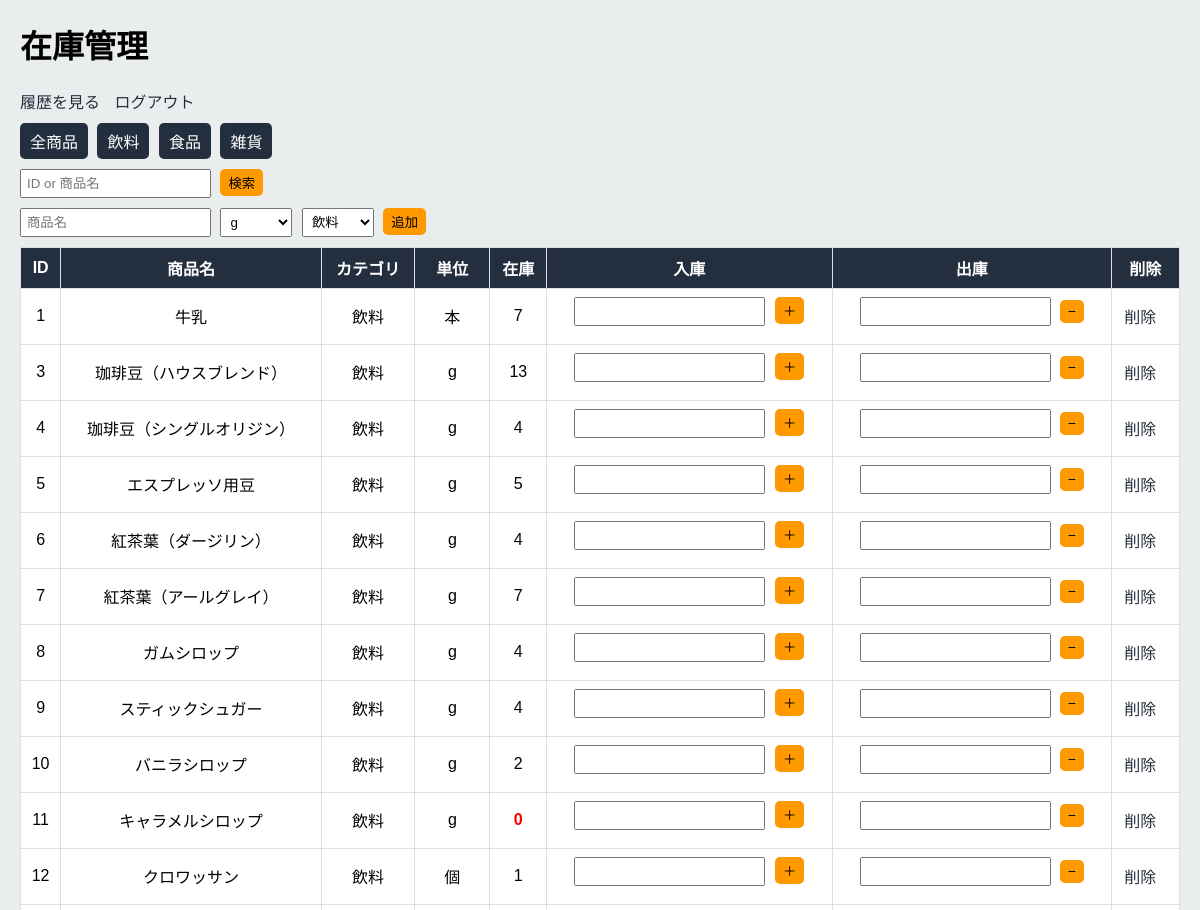
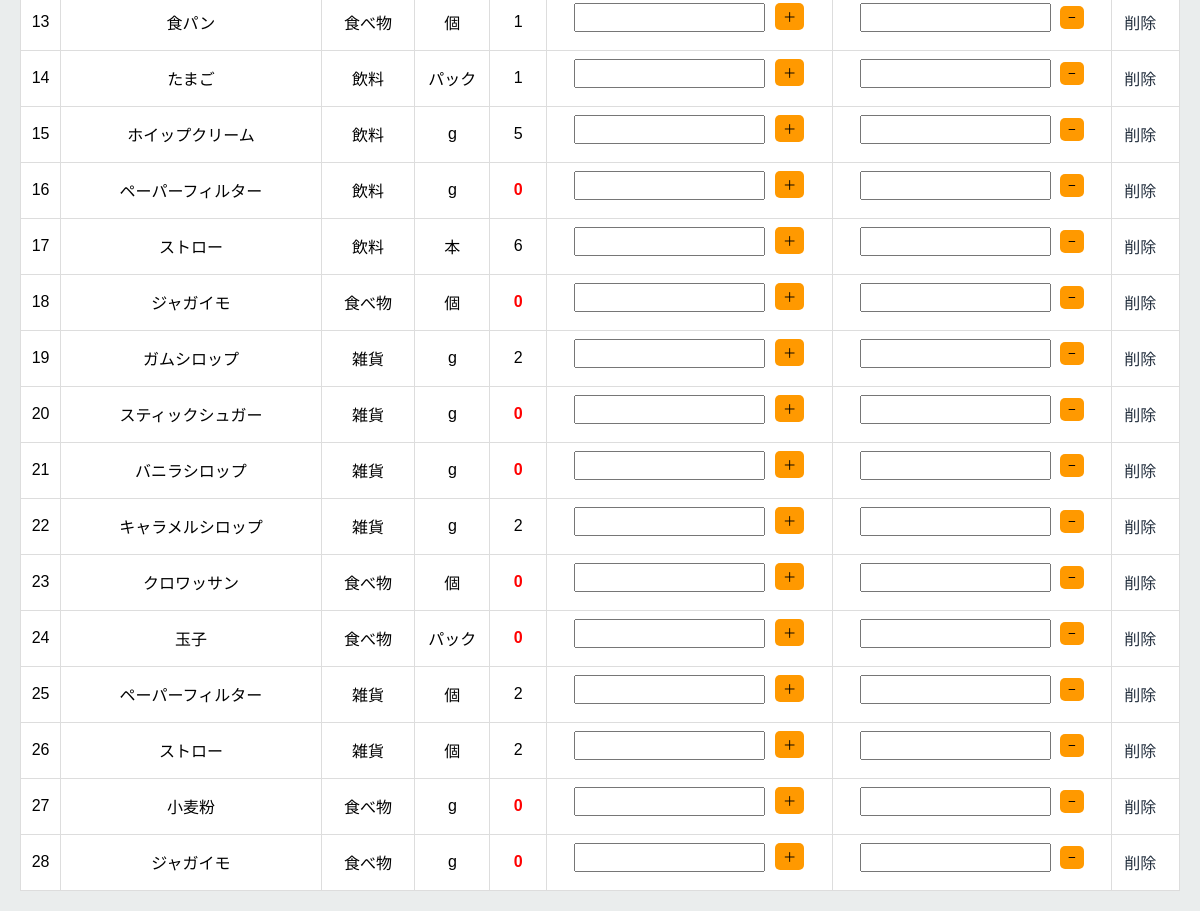
The page / on the database its author committed (2 pictures, top to bottom).
### tables this page shows
CREATE TABLE products (
    id INTEGER PRIMARY KEY AUTOINCREMENT,
    name TEXT NOT NULL,
    unit_id INTEGER,
    stock INTEGER DEFAULT 0, deleted INTEGER DEFAULT 0, category_id INTEGER,
    FOREIGN KEY (unit_id) REFERENCES units(id)
);

CREATE TABLE categories (
    id INTEGER PRIMARY KEY AUTOINCREMENT,
    name TEXT NOT NULL
);

CREATE TABLE units (
    id INTEGER PRIMARY KEY AUTOINCREMENT,
    name TEXT NOT NULL
);

### app.py (the view, shortened to what this page needs)
@app.route("/")
def home():
    category = request.args.get("category", "all")
    keyword = request.args.get("keyword", "").strip()
    conn = get_db()
    try:
        sql = """
        SELECT
            products.id,
            products.name,
            products.stock,
            products.category_id,
            categories.name AS category_name,
            units.name AS unit_name
        FROM products
        LEFT JOIN categories ON products.category_id = categories.id
        LEFT JOIN units ON products.unit_id = units.id
        WHERE 1=1
        """
        params = []
        products = conn.execute(sql, params).fetchall()
        units = conn.execute("SELECT * FROM units").fetchall()
        categories = conn.execute("SELECT * FROM categories").fetchall()
    except Exception as e:
        print("HOME ERROR:", e)
        products = []
        units = []
        categories = []
    finally:
        conn.close()
    return render_template(
        "inventory.html",
        products=products,
        units=units,
        categories=categories,
        keyword=keyword,
        category=category
    )

### app.py (called while the page is built)
def get_db():
    conn = sqlite3.connect(DB)
    conn.row_factory = sqlite3.Row
    return conn

### templates/inventory.html (shortened to what this page needs)
<!DOCTYPE html>
<html>
<head>
</head>
<body>
<h1>在庫管理</h1>
<div class="top-bar">
    <a href="/logs">履歴を見る</a>
    <a href="/logout">ログアウト</a>
</div>
<div class="tabs">
    <a href="/?category=all">全商品</a>
    <a href="/?category=drink">飲料</a>
    <a href="/?category=food">食品</a>
    <a href="/?category=goods">雑貨</a>
</div>
<form method="get">
    <input name="keyword" placeholder="ID or 商品名" value="{{ keyword }}">
    <button>検索</button>
</form>
<form action="/add" method="post">
    <input name="name" placeholder="商品名">
    <select name="unit_id">
        {% for u in units %}
        <option value="{{ u.id }}">{{ u.name }}</option>
        {% endfor %}
    </select>
    <select name="category_id">
        {% for c in categories %}
        <option value="{{ c.id }}">{{ c.name }}</option>
        {% endfor %}
    </select>
    <button>追加</button>
</form>
<table>
<tr>
    <th>ID</th>
    <th>商品名</th>
    <th>カテゴリ</th>
    <th>単位</th>
    <th>在庫</th>
    <th>入庫</th>
    <th>出庫</th>
    <th>削除</th>
</tr>
{% for p in products %}
<tr>
    <td>{{ p.id }}</td>
    <td>{{ p.name }}</td>
    <td>{{ p.category_name }}</td>
    <td>{{ p.unit_name }}</td>
    <td class="{% if p.stock == 0 %}low-stock{% endif %}">
        {{ p.stock }}
    </td>
    <td>
        <form action="/in/{{ p.id }}" method="post">
            <input type="number" name="quantity" min="1">
            <button>＋</button>
        </form>
    </td>
    <td>
        <form action="/out/{{ p.id }}" method="post"
              onsubmit="return confirm('出庫しますか？')">
            <input type="number" name="quantity" min="1">
            <button>−</button>
        </form>
    </td>
    <td>
        <a href="/delete/{{ p.id }}"
           onclick="return confirm('削除しますか？')">削除</a>
    </td>
</tr>
{% endfor %}
</table>
</body>
</html>

### templates/inventory.html (style rules this page uses)
body { font-family: Arial; margin: 20px; background: #eaeded; }
.top-bar { margin-bottom: 10px; }
a { text-decoration: none; margin-right: 10px; color: #232f3e; }
.tabs { margin: 10px 0; }
.tabs a { display: inline-block; background: #232f3e; color: white; padding: 6px 10px; border-radius: 5px; margin-right: 5px; }
form { margin-bottom: 10px; }
input, select { padding: 5px; margin-right: 5px; }
table { border-collapse: collapse; width: 100%; background: white; }
th, td { border: 1px solid #ddd; padding: 8px; text-align: center; }
th { background: #232f3e; color: white; }
.low-stock { color: red; font-weight: bold; }
button { background: #ff9900; border: none; padding: 4px 8px; border-radius: 5px; cursor: pointer; }

### rows shown on the page
products: id "1", name "牛乳", category_name "飲料", unit_name "本", stock "7"
products: id "3", name "珈琲豆（ハウスブレンド）", category_name "飲料", unit_name "g", stock "13"
products: id "4", name "珈琲豆（シングルオリジン）", category_name "飲料", unit_name "g", stock "4"
products: id "5", name "エスプレッソ用豆", category_name "飲料", unit_name "g", stock "5"
products: id "6", name "紅茶葉（ダージリン）", category_name "飲料", unit_name "g", stock "4"
products: id "7", name "紅茶葉（アールグレイ）", category_name "飲料", unit_name "g", stock "7"
products: id "8", name "ガムシロップ", category_name "飲料", unit_name "g", stock "4"
products: id "9", name "スティックシュガー", category_name "飲料", unit_name "g", stock "4"
products: id "10", name "バニラシロップ", category_name "飲料", unit_name "g", stock "2"
products: id "11", name "キャラメルシロップ", category_name "飲料", unit_name "g", stock "0"
products: id "12", name "クロワッサン", category_name "飲料", unit_name "個", stock "1"
products: id "13", name "食パン", category_name "食べ物", unit_name "個", stock "1"
products: id "14", name "たまご", category_name "飲料", unit_name "パック", stock "1"
products: id "15", name "ホイップクリーム", category_name "飲料", unit_name "g", stock "5"
products: id "16", name "ペーパーフィルター", category_name "飲料", unit_name "g", stock "0"
products: id "17", name "ストロー", category_name "飲料", unit_name "本", stock "6"
products: id "18", name "ジャガイモ", category_name "食べ物", unit_name "個", stock "0"
products: id "19", name "ガムシロップ", category_name "雑貨", unit_name "g", stock "2"
products: id "20", name "スティックシュガー", category_name "雑貨", unit_name "g", stock "0"
products: id "21", name "バニラシロップ", category_name "雑貨", unit_name "g", stock "0"
products: id "22", name "キャラメルシロップ", category_name "雑貨", unit_name "g", stock "2"
products: id "23", name "クロワッサン", category_name "食べ物", unit_name "個", stock "0"
products: id "24", name "玉子", category_name "食べ物", unit_name "パック", stock "0"
products: id "25", name "ペーパーフィルター", category_name "雑貨", unit_name "個", stock "2"
products: id "26", name "ストロー", category_name "雑貨", unit_name "個", stock "2"
products: id "27", name "小麦粉", category_name "食べ物", unit_name "g", stock "0"
products: id "28", name "ジャガイモ", category_name "食べ物", unit_name "g", stock "0"

### other values the page prints
form field unit_id "g"
form field category_id "飲料"
